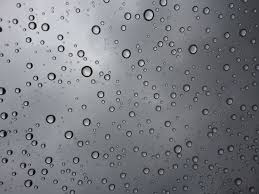
%> input picture matlab/as06/ex_03.gif, 259 x 194 px
$ octave ex03.m   (GNU Octave 9; MATLAB toolbox functions it lacks are replaced by stand-ins)
%> lines starting %> are read from the running program, lines starting %| are printed output that depends on the picture
I = imread('ex_03.gif');
%> I is the input picture: size 194x259x3 uint8; mean R, G, B 122.9, 125, 130.9

IG = rgb2gray(I);

TG = imnoise(IG,'salt & pepper', 0.1);
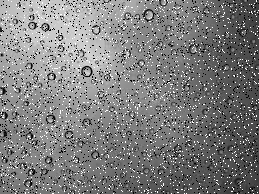
%> TG: size 194x259 uint8; min 0, max 255, mean 125.2

KG = medfilt2(TG);
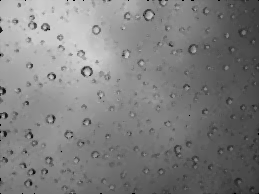
%> KG: size 194x259 uint8; min 0, max 214, mean 126.1

imshowpair(TG,KG,'montage')
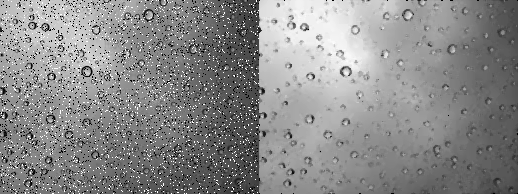
%> displayed picture: size 194x518, on the screen's scale of 0 to 255; min 0, max 255, mean 137.7

$ run again, with matlab/as06/ex_01.jpg saved as matlab/as06/ex_03.gif
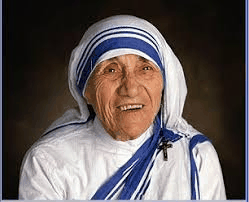
%> input picture matlab/as06/ex_01.jpg, 249 x 202 px
%> `KG = medfilt2(TG);`:
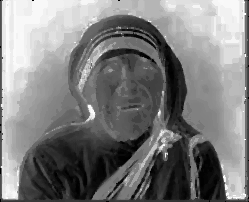
%> KG: size 202x249 uint8; min 0, max 254, mean 126
%> `imshowpair(TG,KG,'montage')`:
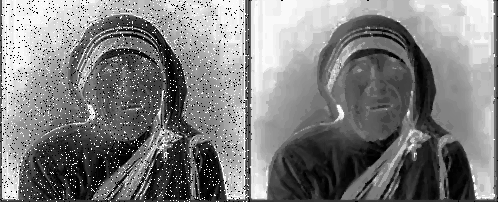
%> displayed picture: size 202x498, on the screen's scale of 0 to 255; min 0, max 255, mean 126.7

$ run again, with matlab/as06/ex_01crop.jpg saved as matlab/as06/ex_03.gif
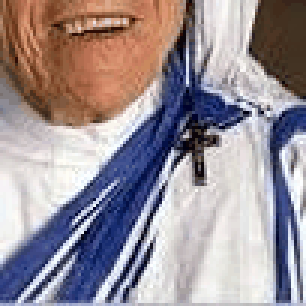
%> input picture matlab/as06/ex_01crop.jpg, 102 x 102 px (shown 3 times larger)
%> `KG = medfilt2(TG);`:
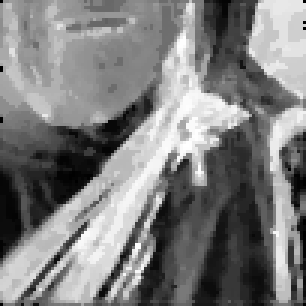
%> KG: size 102x102 uint8 (shown 3 times larger); min 0, max 255, mean 125.7; mean of the top-left, top-right, bottom-left and bottom-right quarters 134.8, 154.4, 133.4, 80.2
%> `imshowpair(TG,KG,'montage')`:
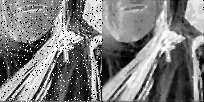
%> displayed picture: size 102x204, on the screen's scale of 0 to 255; min 0, max 255, mean 125.7

$ run again, with matlab/as06/ex_02.JPG saved as matlab/as06/ex_03.gif
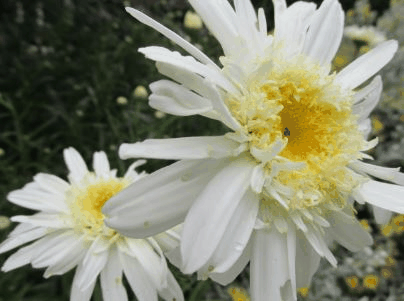
%> input picture matlab/as06/ex_02.JPG, 404 x 301 px
%> `TG = imnoise(IG,'salt & pepper', 0.1);`:
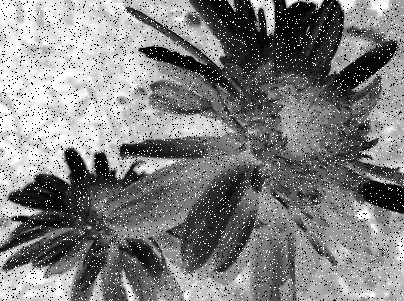
%> TG: size 301x404 uint8; min 0, max 255, mean 128.3; mean of the top-left, top-right, bottom-left and bottom-right quarters 189, 94.1, 110.9, 119.3
%> `imshowpair(TG,KG,'montage')`:
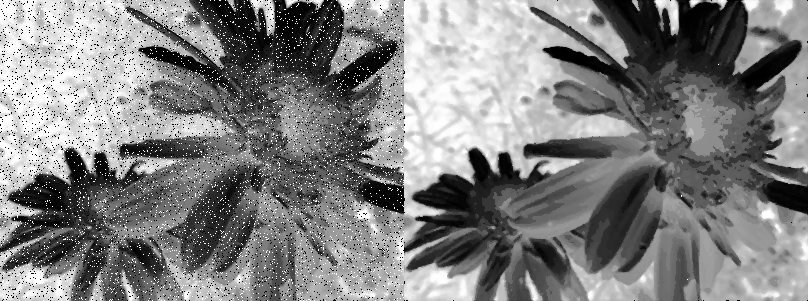
%> displayed picture: size 301x808, on the screen's scale of 0 to 255; min 0, max 255, mean 128.2
